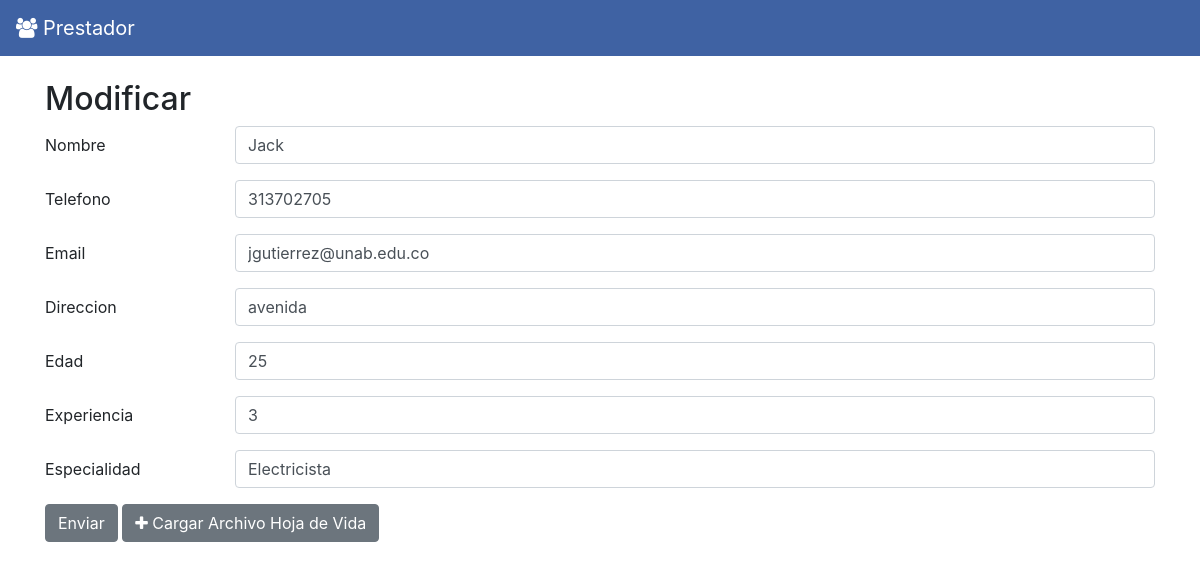
Page /update/5 on the committed database.
### tables this page shows
CREATE TABLE prestador(id INTEGER PRIMARY KEY AUTOINCREMENT,
nombre TEXT NOT NULL,
telefono TEXT NOT NULL,
email TEXT NOT NULL,
direccion TEXT NOT NULL,
edad INTEGER,
experiencia INTEGER,
especialidad TEXT);

### Server.py (the view, shortened to what this page needs)
@app.route('/update/<int:id>', methods=['GET', 'POST'])
def udpate(id):
    if request.method == "GET":
        prestador=query_db("SELECT * FROM prestador WHERE id=?",[id],one=True)
        return render_template("update.html",prestador=prestador)

### Server.py (called while the page is built)
def get_db():
    db = getattr(g, '_database', None)
    if db is None:
        db = g._database = sqlite3.connect(DATABASE)
        db.row_factory = sqlite3.Row
    return db

def query_db(query, args=(), one=False):
    cur = get_db().execute(query, args)
    rv = cur.fetchall()
    cur.close()
    return (rv[0] if rv else None) if one else rv

@app.teardown_appcontext
def close_connection(exception):
    db = getattr(g, '_database', None)
    if db is not None:
        db.close()

### templates/update.html
{% extends "form.html" %}
{% block titulo %}Modificar{% endblock %}

### templates/form.html
{% extends "base.html" %}
{% block contenido %}
<form action="#" method="post">
    <div class = "form-group row">
        <label for="nombre" class="col-sm-2 col-form-label">Nombre</label>
        <div class="col-sm-10">
            <input type="text" class="form-control" id="nombre" name = "nombre" value={{prestador.nombre}}>
        </div>
    </div>
    <div class="form-group row">
        <label for="telefono" class="col-sm-2 col-form-label">Telefono</label>
        <div class="col-sm-10">
            <input type="tel" class="form-control" id="telefono" name="telefono" value={{prestador.telefono}}>
        </div>
    </div>
    <div class="form-group row">
        <label for="email" class="col-sm-2 col-form-label">Email</label>
        <div class="col-sm-10">
            <input type="email" class="form-control" id="email" name="email" value={{prestador.email}}>
        </div>
    </div>
    <div class="form-group row">
        <label for="direccion" class="col-sm-2 col-form-label">Direccion</label>
        <div class="col-sm-10">
            <input type="text" class="form-control" id="direccion" name="direccion" value={{prestador.direccion}}>
        </div>
    </div>
    <div class="form-group row">
        <label for="edad" class="col-sm-2 col-form-label">Edad</label>
        <div class="col-sm-10">
            <input type="number" class="form-control" id="edad" name="edad" value={{prestador.edad}}>
        </div>
    </div>
    <div class="form-group row">
        <label for="experiencia" class="col-sm-2 col-form-label">Experiencia</label>
        <div class="col-sm-10">
            <input type="number" class="form-control" id="experiencia" name="experiencia" value={{prestador.experiencia}}>
        </div>
    </div>
    <div class="form-group row">
            <label for="especialidad" class="col-sm-2 col-form-label">Especialidad</label>
            <div class="col-sm-10">
                <input type="text" class="form-control" id="especialidad" name="especialidad" value={{prestador.especialidad}}>
            </div>
        </div>
<button type="submit" class="btn btn-secondary" value="Submit">Enviar</button>
<a class="btn btn-secondary" href="./carga"><i class="fa fa-plus"></i> Cargar Archivo Hoja de Vida</a>
</form>
{% endblock %}

### rows in the picture
prestador: nombre "Jack", telefono "313702705", email "jgutierrez@unab.edu.co", direccion "avenida", edad "25", experiencia "3", especialidad "Electricista"
